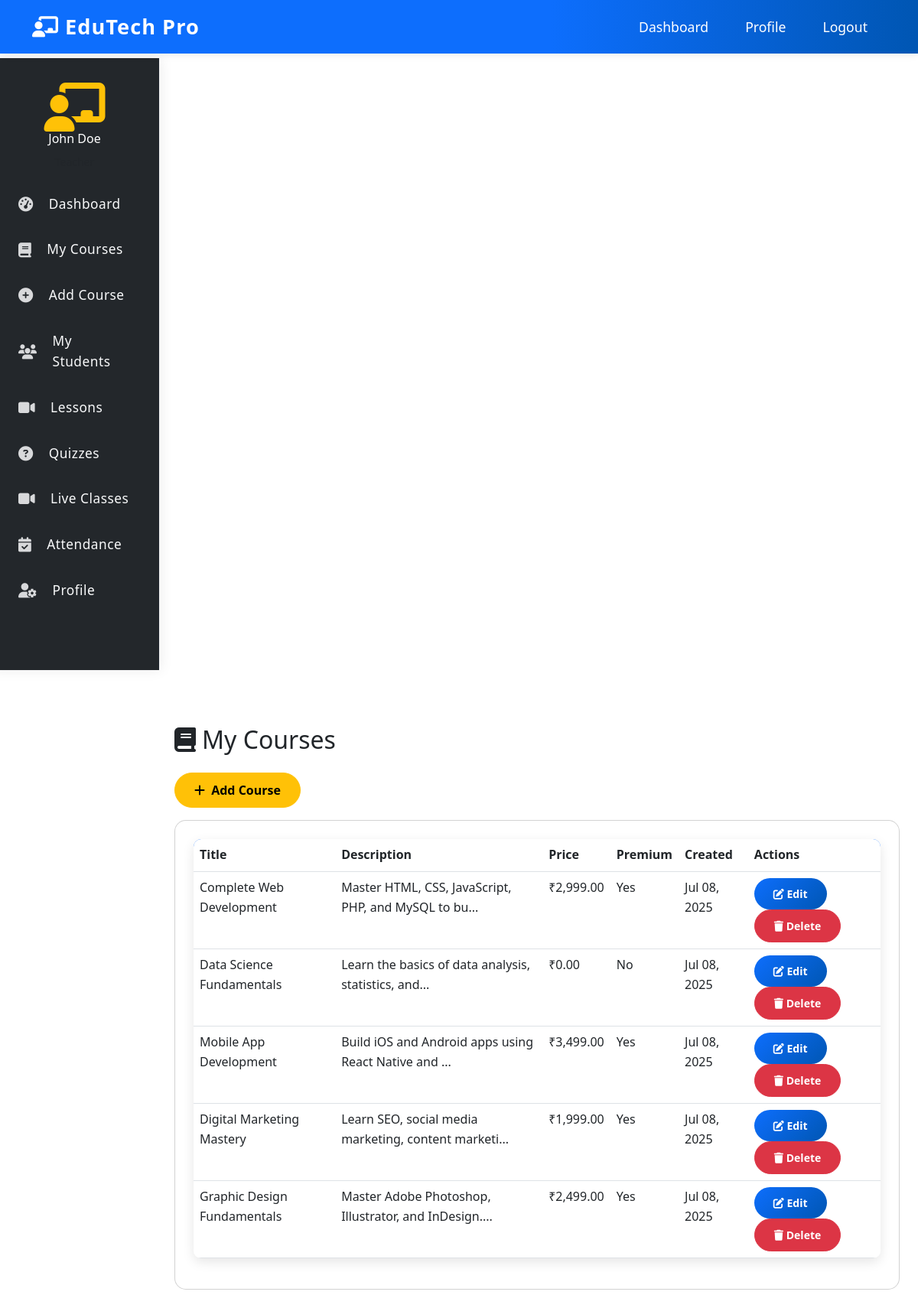
Screenshot of /teacher/courses.php (signed in) with the database file from the repository.
### tables this page shows
CREATE TABLE IF NOT EXISTS `users` (
    `id` INT AUTO_INCREMENT PRIMARY KEY,
    `google_id` VARCHAR(255) UNIQUE,
    `username` VARCHAR(50) UNIQUE,
    `email` VARCHAR(100) UNIQUE NOT NULL,
    `password` VARCHAR(255),
    `full_name` VARCHAR(100) NOT NULL,
    `role` ENUM('admin', 'teacher', 'student') NOT NULL,
    `profile_image` VARCHAR(255),
    `phone` VARCHAR(20),
    `address` TEXT,
    `status` ENUM('active', 'inactive', 'pending') DEFAULT 'active',
    `created_at` TIMESTAMP DEFAULT CURRENT_TIMESTAMP,
    `updated_at` TIMESTAMP DEFAULT CURRENT_TIMESTAMP ON UPDATE CURRENT_TIMESTAMP
);

CREATE TABLE IF NOT EXISTS `courses` (
    `id` INT AUTO_INCREMENT PRIMARY KEY,
    `title` VARCHAR(200) NOT NULL,
    `description` TEXT,
    `instructor_id` INT,
    `category` VARCHAR(100),
    `level` ENUM('beginner', 'intermediate', 'advanced') DEFAULT 'beginner',
    `price` DECIMAL(10,2) DEFAULT 0.00,
    `is_premium` BOOLEAN DEFAULT FALSE,
    `thumbnail` VARCHAR(255),
    `duration` INT DEFAULT 0,
    `total_lessons` INT DEFAULT 0,
    `total_students` INT DEFAULT 0,
    `rating` DECIMAL(3,2) DEFAULT 0.00,
    `status` ENUM('draft', 'published', 'archived') DEFAULT 'draft',
    `created_at` TIMESTAMP DEFAULT CURRENT_TIMESTAMP,
    `updated_at` TIMESTAMP DEFAULT CURRENT_TIMESTAMP ON UPDATE CURRENT_TIMESTAMP,
    FOREIGN KEY (`instructor_id`) REFERENCES `users`(`id`) ON DELETE SET NULL
);

### teacher/courses.php (the view, shortened to what this page needs)
<?php
require_once '../config/database.php';
$teacher_id = $_SESSION['teacher_id'];
$stmt = $pdo->prepare("SELECT * FROM users WHERE id = ?");
$stmt->execute([$teacher_id]);
$teacher = $stmt->fetch();
$stmt = $pdo->prepare('SELECT * FROM courses WHERE instructor_id = ? ORDER BY created_at DESC');
$stmt->execute([$teacher_id]);
$courses = $stmt->fetchAll();
?>
<!DOCTYPE html>
<html lang="en">
<head>
    <link href="https://cdn.jsdelivr.net/npm/bootstrap@5.3.0/dist/css/bootstrap.min.css" rel="stylesheet">
    <link href="https://cdnjs.cloudflare.com/ajax/libs/font-awesome/6.4.0/css/all.min.css" rel="stylesheet">
    <link href="../assets/css/style.css" rel="stylesheet">
</head>
<body>
    <nav class="navbar navbar-expand-lg navbar-dark bg-warning fixed-top">
        <div class="container">
            <a class="navbar-brand fw-bold" href="dashboard.php">
                <i class="fas fa-chalkboard-teacher me-2"></i>EduTech Pro
            </a>
            <div class="collapse navbar-collapse" id="navbarNav">
                <ul class="navbar-nav ms-auto">
                    <li class="nav-item">
                        <a class="nav-link" href="dashboard.php">Dashboard</a>
                    </li>
                    <li class="nav-item">
                        <a class="nav-link" href="profile.php">Profile</a>
                    </li>
                    <li class="nav-item">
                        <a class="nav-link" href="logout.php">Logout</a>
                    </li>
                </ul>
            </div>
        </div>
    </nav>
    <div class="row">
        <nav class="col-md-3 col-lg-2 d-md-block sidebar collapse">
            <div class="position-sticky">
                <div class="text-center mb-4">
                    <div>
                        <i class="fas fa-chalkboard-teacher fa-4x text-warning"></i>
                    </div>
                    <h6 class="text-white"><?php echo htmlspecialchars($teacher['full_name']); ?></h6>
                    <small class="text-muted">Teacher</small>
                </div>
                <ul class="nav flex-column">
                    <li class="nav-item">
                        <a class="nav-link" href="dashboard.php">
                            <i class="fas fa-tachometer-alt me-2"></i>
                            Dashboard
                        </a>
                    </li>
                    <li class="nav-item">
                        <a class="nav-link" href="courses.php">
                            <i class="fas fa-book me-2"></i>
                            My Courses
                        </a>
                    </li>
                    <li class="nav-item">
                        <a class="nav-link" href="create_course.php">
                            <i class="fas fa-plus-circle me-2"></i>
                            Add Course
                        </a>
                    </li>
                    <li class="nav-item">
                        <a class="nav-link" href="students.php">
                            <i class="fas fa-users me-2"></i>
                            My Students
                        </a>
                    </li>
                    <li class="nav-item">
                        <a class="nav-link" href="lessons_coming_soon.php">
                            <i class="fas fa-video me-2"></i>
                            Lessons <span class="badge bg-secondary ms-2"></span>
                        </a>
                    </li>
                    <li class="nav-item">
                        <a class="nav-link" href="quizzes_coming_soon.php">
                            <i class="fas fa-question-circle me-2"></i>
                            Quizzes <span class="badge bg-secondary ms-2"></span>
                        </a>
                    </li>
                    <li class="nav-item">
                        <a class="nav-link" href="live_classes_coming_soon.php">
                            <i class="fas fa-video me-2"></i>
                            Live Classes <span class="badge bg-secondary ms-2"></span>
                        </a>
                    </li>
                    <li class="nav-item">
                        <a class="nav-link" href="attendance.php">
                            <i class="fas fa-calendar-check me-2"></i>
                            Attendance
                        </a>
                    </li>
                    <li class="nav-item">
                        <a class="nav-link" href="profile.php">
                            <i class="fas fa-user-cog me-2"></i>
                            Profile
                        </a>
                    </li>
                </ul>
            </div>
        </nav>
        <main class="col-md-9 ms-sm-auto col-lg-10 px-md-4 dashboard-main-content">
            <div class="container mt-5 pt-4">
                <h2 class="mb-4"><i class="fas fa-book me-2"></i>My Courses</h2>
                <div class="mb-3">
                    <a href="create_course.php" class="btn btn-warning fw-bold"><i class="fas fa-plus me-1"></i> Add Course</a>
                </div>
                <div class="card p-4 mb-4">
                    <?php if (empty($courses)): ?>
                        <p class="text-muted">No courses created yet.</p>
                    <?php else: ?>
                        <table class="table table-hover">
                            <thead>
                                <tr>
                                    <th>Title</th>
                                    <th>Description</th>
                                    <th>Price</th>
                                    <th>Premium</th>
                                    <th>Created</th>
                                    <th>Actions</th>
                                </tr>
                            </thead>
                            <tbody>
                                <?php foreach ($courses as $course): ?>
                                <tr>
                                    <td><?php echo htmlspecialchars($course['title']); ?></td>
                                    <td><?php echo htmlspecialchars(substr($course['description'], 0, 50)); ?>...</td>
                                    <td>₹<?php echo number_format($course['price'], 2); ?></td>
                                    <td><?php echo $course['is_premium'] ? 'Yes' : 'No'; ?></td>
                                    <td><?php echo date('M d, Y', strtotime($course['created_at'])); ?></td>
                                    <td>
                                        <a href="create_course.php?id=<?php echo $course['id']; ?>" class="btn btn-sm btn-primary"><i class="fas fa-edit"></i> Edit</a>
                                        <a href="courses.php?delete=<?php echo $course['id']; ?>" class="btn btn-sm btn-danger" onclick="return confirm('Are you sure you want to delete this course?');"><i class="fas fa-trash"></i> Delete</a>
                                    </td>
                                </tr>
                                <?php endforeach; ?>
                            </tbody>
                        </table>
                    <?php endif; ?>
                </div>
            </div>
        </main>
    </div>
</body>
</html>

### assets/css/style.css (style rules this page uses)
:root { --primary-color: #0d6efd; --secondary-color: #6c757d; --success-color: #198754; --warning-color: #ffc107; --danger-color: #dc3545; --light-color: #f8f9fa; --dark-color: #212529; }
* { margin: 0; padding: 0; box-sizing: border-box; }
body { font-family: 'Segoe UI', Tahoma, Geneva, Verdana, sans-serif; line-height: 1.6; color: var(--dark-color); padding-top: 76px; }
.card { transition: transform 0.3s ease, box-shadow 0.3s ease; border-radius: 15px; }
.btn { border-radius: 25px; padding: 10px 25px; font-weight: 600; transition: all 0.3s ease; }
.btn-primary { background: linear-gradient(135deg, var(--primary-color), #0056b3); border: none; }
.navbar { background: linear-gradient(90deg, #0d6efd 60%, #0056b3 100%) !important; box-shadow: 0 2px 10px rgba(0,0,0,0.08); }
.navbar .navbar-brand { font-weight: 700; font-size: 1.7rem; color: #fff !important; letter-spacing: 1px; }
.navbar .nav-link, .navbar .dropdown-toggle { color: #fff !important; font-size: 1.1rem; margin-left: 1rem; margin-right: 1rem; transition: color 0.2s; }
body { padding-top: 76px; }
.sidebar { background: #23272b !important; color: #f8f9fa; box-shadow: 2px 0 16px rgba(0,0,0,0.08); border-top: none !important; border-right: 1px solid #222831; margin-top: 0 !important; border-top-left-radius: 0 !important; border-top-right-radius: 0 !important; top: 0; position: sticky; height: 100vh; z-index: 1029; display: flex; flex-direction: column; min-width: 220px; padding: 2rem 1rem 1rem 1rem; }
.sidebar .text-center { margin-top: 0 !important; margin-bottom: 2rem !important; }
.sidebar .nav-link { color: #f8f9fa !important; background: transparent; padding: 0.75rem 1.25rem; border-radius: 8px; margin-bottom: 0.5rem; font-size: 1.08rem; font-weight: 500; letter-spacing: 0.5px; transition: background 0.2s, color 0.2s, box-shadow 0.2s; display: flex; align-items: center; gap: 0.75rem; }
.sidebar .nav-link i { font-size: 1.2rem; opacity: 0.85; }
.table { border-radius: 10px; overflow: hidden; box-shadow: 0 5px 15px rgba(0,0,0,0.1); }
.table thead { background: var(--primary-color); color: white; }
.container-fluid, .row, main { margin-top: 0 !important; }
.dashboard-main-content { margin-top: 0 !important; }
.sidebar .text-center { margin-top: 0 !important; margin-bottom: 1rem !important; }

### rows the page displays
users: full_name "John Doe"
courses: title "Complete Web Development", description "Master HTML, CSS, JavaScript, PHP, and MySQL to bu", price "2,999.00", is_premium "Yes", created_at "Jul 08, 2025"
courses: title "Data Science Fundamentals", description "Learn the basics of data analysis, statistics, and", price "0.00", is_premium "No", created_at "Jul 08, 2025"
courses: title "Mobile App Development", description "Build iOS and Android apps using React Native and", price "3,499.00", is_premium "Yes", created_at "Jul 08, 2025"
courses: title "Digital Marketing Mastery", description "Learn SEO, social media marketing, content marketi", price "1,999.00", is_premium "Yes", created_at "Jul 08, 2025"
courses: title "Graphic Design Fundamentals", description "Master Adobe Photoshop, Illustrator, and InDesign.", price "2,499.00", is_premium "Yes", created_at "Jul 08, 2025"
